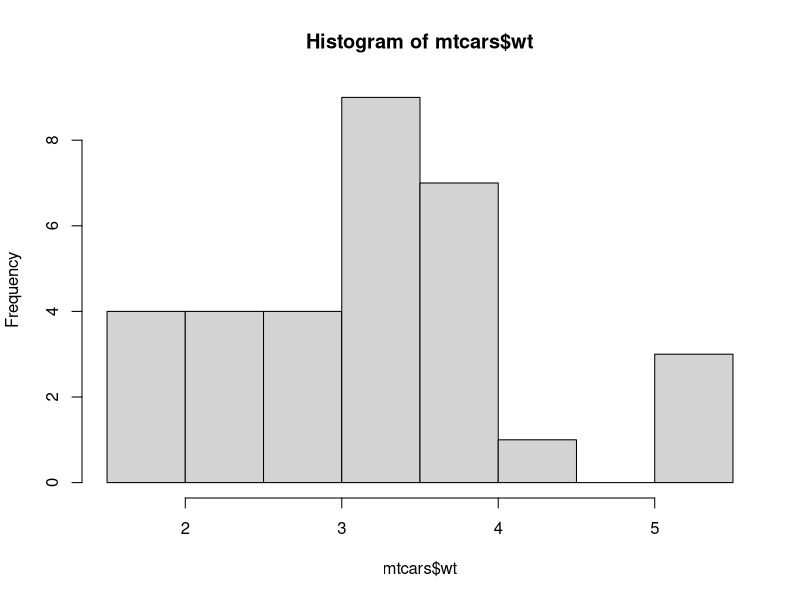
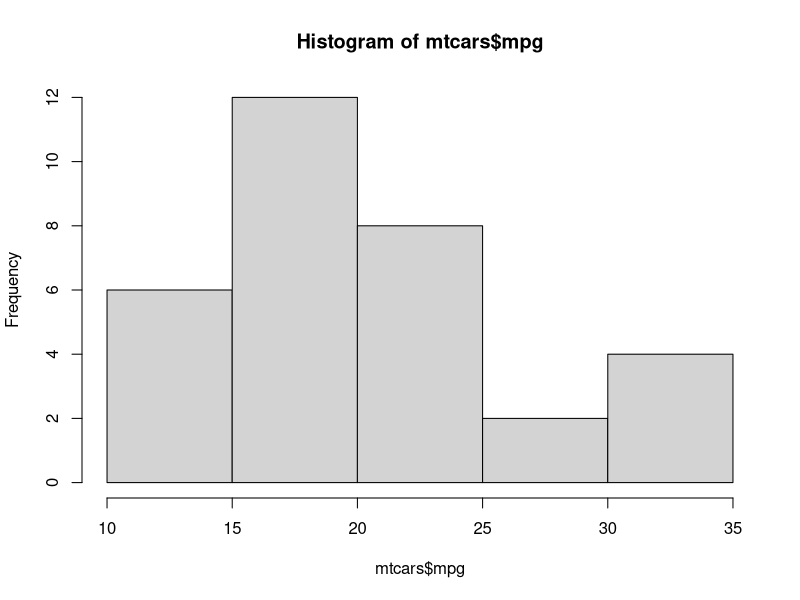
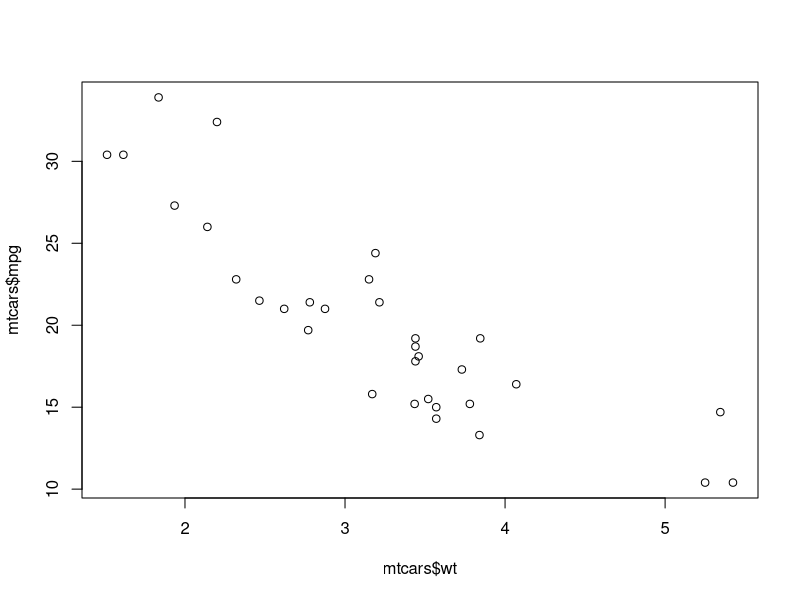
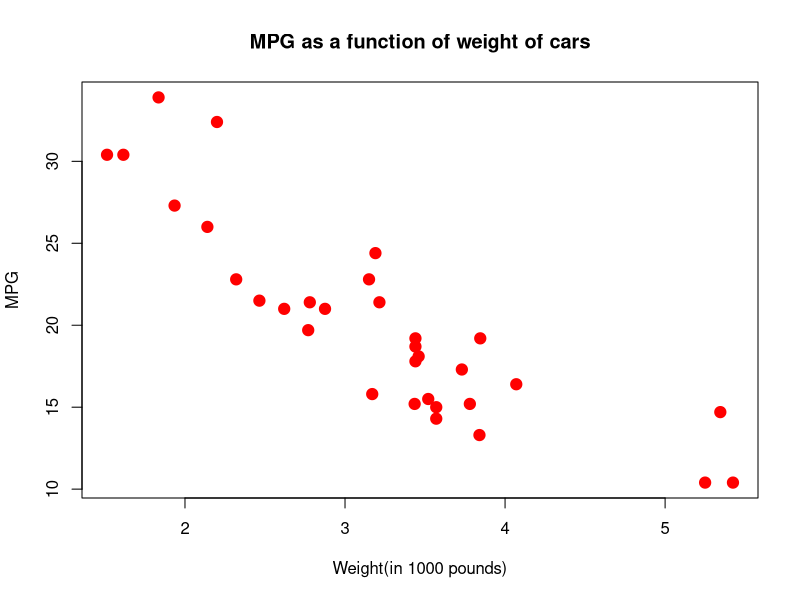

R code for these plots, in order:
#title:ScatterPlot
#Basic Data Graphics
#Author:Hrishikesh Tripathi
#Scatterplots is used when two variables are linear,spreaded,Outliers and find any correalation or
# any association.

#Load dataset Package
library(datasets)

?mtcars
head(mtcars)


#PLOTS ################################

#First check univariate/One variable distributions

hist(mtcars$wt)
hist(mtcars$mpg)

plot(mtcars$wt,mtcars$mpg)

#adding some options
plot(mtcars$wt,mtcars$mpg,
     pch=19,  #Solid Circle shape
     cex=1.5, #Make 150% size
     col="red",
     main = "MPG as a function of weight of cars",
     xlab="Weight(in 1000 pounds)",
     ylab = "MPG")

# Clear environment
rm(list = ls()) 

# Clear packages
detach("package:datasets", unload = TRUE)  # For base

# Clear plots
dev.off()  # But only if there IS a plot

# Clear console
cat("\014")  # ctrl+L

#:):
